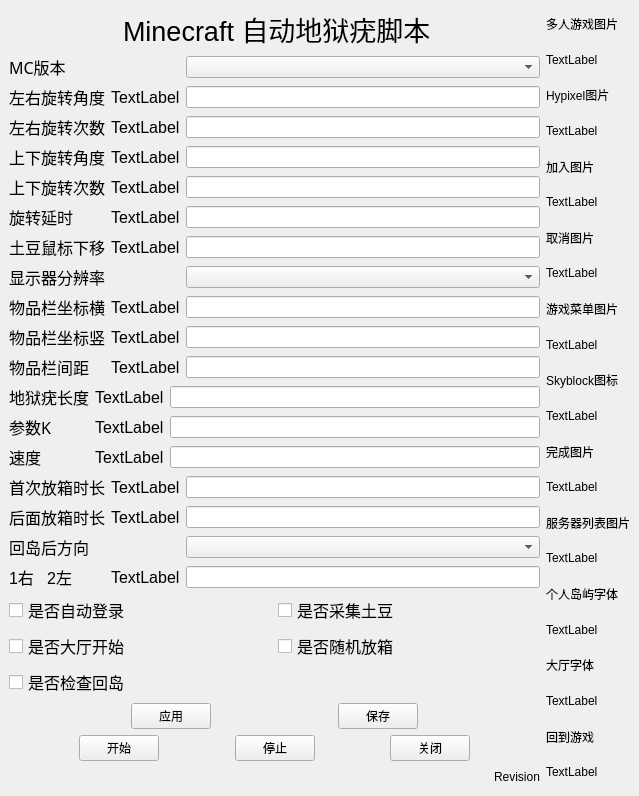
<?xml version="1.0" encoding="UTF-8"?>
<ui version="4.0">
 <class>MainWindow</class>
 <widget class="QMainWindow" name="MainWindow">
  <property name="geometry">
   <rect>
    <x>0</x>
    <y>0</y>
    <width>639</width>
    <height>779</height>
   </rect>
  </property>
  <property name="windowTitle">
   <string>MainWindow</string>
  </property>
  <widget class="QWidget" name="centralwidget">
   <layout class="QHBoxLayout" name="horizontalLayout_4">
    <item>
     <layout class="QVBoxLayout" name="verticalLayout">
      <item>
       <spacer name="verticalSpacer">
        <property name="orientation">
         <enum>Qt::Vertical</enum>
        </property>
        <property name="sizeHint" stdset="0">
         <size>
          <width>20</width>
          <height>40</height>
         </size>
        </property>
       </spacer>
      </item>
      <item>
       <layout class="QHBoxLayout" name="horizontalLayout">
        <item>
         <spacer name="horizontalSpacer">
          <property name="orientation">
           <enum>Qt::Horizontal</enum>
          </property>
          <property name="sizeHint" stdset="0">
           <size>
            <width>40</width>
            <height>20</height>
           </size>
          </property>
         </spacer>
        </item>
        <item>
         <widget class="QLabel" name="label">
          <property name="font">
           <font>
            <pointsize>20</pointsize>
           </font>
          </property>
          <property name="text">
           <string>Minecraft 自动地狱疣脚本</string>
          </property>
          <property name="indent">
           <number>4</number>
          </property>
         </widget>
        </item>
        <item>
         <spacer name="horizontalSpacer_2">
          <property name="orientation">
           <enum>Qt::Horizontal</enum>
          </property>
          <property name="sizeHint" stdset="0">
           <size>
            <width>40</width>
            <height>20</height>
           </size>
          </property>
         </spacer>
        </item>
       </layout>
      </item>
      <item>
       <spacer name="verticalSpacer_2">
        <property name="orientation">
         <enum>Qt::Vertical</enum>
        </property>
        <property name="sizeHint" stdset="0">
         <size>
          <width>20</width>
          <height>40</height>
         </size>
        </property>
       </spacer>
      </item>
      <item>
       <layout class="QGridLayout" name="gridLayout">
        <item row="1" column="1">
         <widget class="QLabel" name="labelLR">
          <property name="font">
           <font>
            <pointsize>12</pointsize>
           </font>
          </property>
          <property name="styleSheet">
           <string notr="true">QLabel{border:2px solid rgb(175, 175, 175)};</string>
          </property>
          <property name="text">
           <string>TextLabel</string>
          </property>
         </widget>
        </item>
        <item row="0" column="0">
         <widget class="QLabel" name="label_11">
          <property name="font">
           <font>
            <family>Kristen ITC</family>
            <pointsize>12</pointsize>
           </font>
          </property>
          <property name="text">
           <string>MC版本</string>
          </property>
         </widget>
        </item>
        <item row="1" column="0">
         <widget class="QLabel" name="label_12">
          <property name="font">
           <font>
            <family>Kristen ITC</family>
            <pointsize>12</pointsize>
           </font>
          </property>
          <property name="text">
           <string>左右旋转角度</string>
          </property>
         </widget>
        </item>
        <item row="5" column="1">
         <widget class="QLabel" name="labelTurnDelay">
          <property name="font">
           <font>
            <pointsize>12</pointsize>
           </font>
          </property>
          <property name="styleSheet">
           <string notr="true">QLabel{border:2px solid rgb(175, 175, 175)};</string>
          </property>
          <property name="text">
           <string>TextLabel</string>
          </property>
         </widget>
        </item>
        <item row="1" column="2">
         <widget class="QLineEdit" name="lineEditLR"/>
        </item>
        <item row="3" column="2">
         <widget class="QLineEdit" name="lineEditUD"/>
        </item>
        <item row="5" column="0">
         <widget class="QLabel" name="label_22">
          <property name="font">
           <font>
            <family>Kristen ITC</family>
            <pointsize>12</pointsize>
           </font>
          </property>
          <property name="text">
           <string>旋转延时</string>
          </property>
         </widget>
        </item>
        <item row="2" column="0">
         <widget class="QLabel" name="label_20">
          <property name="font">
           <font>
            <family>Kristen ITC</family>
            <pointsize>12</pointsize>
           </font>
          </property>
          <property name="text">
           <string>左右旋转次数</string>
          </property>
         </widget>
        </item>
        <item row="4" column="0">
         <widget class="QLabel" name="label_21">
          <property name="font">
           <font>
            <family>Kristen ITC</family>
            <pointsize>12</pointsize>
           </font>
          </property>
          <property name="text">
           <string>上下旋转次数</string>
          </property>
         </widget>
        </item>
        <item row="2" column="2">
         <widget class="QLineEdit" name="lineEditLRNo"/>
        </item>
        <item row="4" column="2">
         <widget class="QLineEdit" name="lineEditUDNo"/>
        </item>
        <item row="5" column="2">
         <widget class="QLineEdit" name="lineEditTurnDelay"/>
        </item>
        <item row="0" column="2">
         <widget class="QComboBox" name="comboBoxVersion"/>
        </item>
        <item row="2" column="1">
         <widget class="QLabel" name="labelLRNo">
          <property name="font">
           <font>
            <pointsize>12</pointsize>
           </font>
          </property>
          <property name="styleSheet">
           <string notr="true">QLabel{border:2px solid rgb(175, 175, 175)};</string>
          </property>
          <property name="text">
           <string>TextLabel</string>
          </property>
         </widget>
        </item>
        <item row="3" column="0">
         <widget class="QLabel" name="label_13">
          <property name="font">
           <font>
            <family>Kristen ITC</family>
            <pointsize>12</pointsize>
           </font>
          </property>
          <property name="text">
           <string>上下旋转角度</string>
          </property>
         </widget>
        </item>
        <item row="4" column="1">
         <widget class="QLabel" name="labelUDNo">
          <property name="font">
           <font>
            <pointsize>12</pointsize>
           </font>
          </property>
          <property name="styleSheet">
           <string notr="true">QLabel{border:2px solid rgb(175, 175, 175)};</string>
          </property>
          <property name="text">
           <string>TextLabel</string>
          </property>
         </widget>
        </item>
        <item row="3" column="1">
         <widget class="QLabel" name="labelUD">
          <property name="font">
           <font>
            <pointsize>12</pointsize>
           </font>
          </property>
          <property name="styleSheet">
           <string notr="true">QLabel{border:2px solid rgb(175, 175, 175)};</string>
          </property>
          <property name="text">
           <string>TextLabel</string>
          </property>
         </widget>
        </item>
        <item row="6" column="0">
         <widget class="QLabel" name="label_7">
          <property name="font">
           <font>
            <pointsize>12</pointsize>
           </font>
          </property>
          <property name="text">
           <string>土豆鼠标下移</string>
          </property>
         </widget>
        </item>
        <item row="6" column="1">
         <widget class="QLabel" name="labelPotato">
          <property name="font">
           <font>
            <pointsize>12</pointsize>
           </font>
          </property>
          <property name="styleSheet">
           <string notr="true">QLabel{border:2px solid rgb(175, 175, 175)};</string>
          </property>
          <property name="text">
           <string>TextLabel</string>
          </property>
         </widget>
        </item>
        <item row="6" column="2">
         <widget class="QLineEdit" name="lineEditPotato"/>
        </item>
       </layout>
      </item>
      <item>
       <layout class="QGridLayout" name="gridLayout_2">
        <item row="3" column="2">
         <widget class="QLineEdit" name="lineEditDist"/>
        </item>
        <item row="3" column="1">
         <widget class="QLabel" name="labelDist">
          <property name="font">
           <font>
            <pointsize>12</pointsize>
           </font>
          </property>
          <property name="styleSheet">
           <string notr="true">QLabel{border:2px solid rgb(175, 175, 175)};</string>
          </property>
          <property name="text">
           <string>TextLabel</string>
          </property>
         </widget>
        </item>
        <item row="1" column="1">
         <widget class="QLabel" name="labelFirstX">
          <property name="font">
           <font>
            <pointsize>12</pointsize>
           </font>
          </property>
          <property name="styleSheet">
           <string notr="true">QLabel{border:2px solid rgb(175, 175, 175)};</string>
          </property>
          <property name="text">
           <string>TextLabel</string>
          </property>
         </widget>
        </item>
        <item row="0" column="2">
         <widget class="QComboBox" name="comboBoxDisplay"/>
        </item>
        <item row="2" column="2">
         <widget class="QLineEdit" name="lineEditFirstY"/>
        </item>
        <item row="2" column="0">
         <widget class="QLabel" name="label_4">
          <property name="font">
           <font>
            <pointsize>12</pointsize>
           </font>
          </property>
          <property name="text">
           <string>物品栏坐标竖</string>
          </property>
         </widget>
        </item>
        <item row="1" column="0">
         <widget class="QLabel" name="label_18">
          <property name="font">
           <font>
            <family>Kristen ITC</family>
            <pointsize>12</pointsize>
           </font>
          </property>
          <property name="text">
           <string>物品栏坐标横</string>
          </property>
         </widget>
        </item>
        <item row="0" column="0">
         <widget class="QLabel" name="label_17">
          <property name="font">
           <font>
            <family>Kristen ITC</family>
            <pointsize>12</pointsize>
           </font>
          </property>
          <property name="text">
           <string>显示器分辨率</string>
          </property>
         </widget>
        </item>
        <item row="2" column="1">
         <widget class="QLabel" name="labelFirstY">
          <property name="font">
           <font>
            <pointsize>12</pointsize>
           </font>
          </property>
          <property name="styleSheet">
           <string notr="true">QLabel{border:2px solid rgb(175, 175, 175)};</string>
          </property>
          <property name="text">
           <string>TextLabel</string>
          </property>
         </widget>
        </item>
        <item row="3" column="0">
         <widget class="QLabel" name="label_19">
          <property name="font">
           <font>
            <family>Kristen ITC</family>
            <pointsize>12</pointsize>
           </font>
          </property>
          <property name="text">
           <string>物品栏间距</string>
          </property>
         </widget>
        </item>
        <item row="1" column="2">
         <widget class="QLineEdit" name="lineEditFirstX"/>
        </item>
       </layout>
      </item>
      <item>
       <layout class="QGridLayout" name="gridLayout_3">
        <item row="0" column="0">
         <widget class="QLabel" name="label_14">
          <property name="font">
           <font>
            <family>Kristen ITC</family>
            <pointsize>12</pointsize>
           </font>
          </property>
          <property name="text">
           <string>地狱疣长度</string>
          </property>
         </widget>
        </item>
        <item row="0" column="1">
         <widget class="QLabel" name="labelStoneBlock">
          <property name="font">
           <font>
            <pointsize>12</pointsize>
           </font>
          </property>
          <property name="styleSheet">
           <string notr="true">QLabel{border:2px solid rgb(175, 175, 175)};</string>
          </property>
          <property name="text">
           <string>TextLabel</string>
          </property>
         </widget>
        </item>
        <item row="1" column="2">
         <widget class="QLineEdit" name="lineEditSpeedK"/>
        </item>
        <item row="2" column="0">
         <widget class="QLabel" name="label_16">
          <property name="font">
           <font>
            <family>Kristen ITC</family>
            <pointsize>12</pointsize>
           </font>
          </property>
          <property name="text">
           <string>速度</string>
          </property>
         </widget>
        </item>
        <item row="2" column="2">
         <widget class="QLineEdit" name="lineEditSpeed"/>
        </item>
        <item row="1" column="0">
         <widget class="QLabel" name="label_15">
          <property name="font">
           <font>
            <family>Kristen ITC</family>
            <pointsize>12</pointsize>
           </font>
          </property>
          <property name="text">
           <string>参数K</string>
          </property>
         </widget>
        </item>
        <item row="2" column="1">
         <widget class="QLabel" name="labelSpeed">
          <property name="font">
           <font>
            <pointsize>12</pointsize>
           </font>
          </property>
          <property name="styleSheet">
           <string notr="true">QLabel{border:2px solid rgb(175, 175, 175)};</string>
          </property>
          <property name="text">
           <string>TextLabel</string>
          </property>
         </widget>
        </item>
        <item row="1" column="1">
         <widget class="QLabel" name="labelSpeedK">
          <property name="font">
           <font>
            <pointsize>12</pointsize>
           </font>
          </property>
          <property name="styleSheet">
           <string notr="true">QLabel{border:2px solid rgb(175, 175, 175)};</string>
          </property>
          <property name="text">
           <string>TextLabel</string>
          </property>
         </widget>
        </item>
        <item row="0" column="2">
         <widget class="QLineEdit" name="lineEditStoneBlock"/>
        </item>
       </layout>
      </item>
      <item>
       <layout class="QGridLayout" name="gridLayout_4">
        <item row="0" column="0">
         <widget class="QLabel" name="label_2">
          <property name="font">
           <font>
            <pointsize>12</pointsize>
           </font>
          </property>
          <property name="text">
           <string>首次放箱时长</string>
          </property>
         </widget>
        </item>
        <item row="1" column="1">
         <widget class="QLabel" name="labelSecondTime">
          <property name="font">
           <font>
            <pointsize>12</pointsize>
           </font>
          </property>
          <property name="styleSheet">
           <string notr="true">QLabel{border:2px solid rgb(175, 175, 175)};</string>
          </property>
          <property name="text">
           <string>TextLabel</string>
          </property>
         </widget>
        </item>
        <item row="0" column="2">
         <widget class="QLineEdit" name="lineEditFirstTime"/>
        </item>
        <item row="1" column="2">
         <widget class="QLineEdit" name="lineEditSecondTime"/>
        </item>
        <item row="1" column="0">
         <widget class="QLabel" name="label_3">
          <property name="font">
           <font>
            <pointsize>12</pointsize>
           </font>
          </property>
          <property name="text">
           <string>后面放箱时长</string>
          </property>
         </widget>
        </item>
        <item row="0" column="1">
         <widget class="QLabel" name="labelFirstTime">
          <property name="font">
           <font>
            <pointsize>12</pointsize>
           </font>
          </property>
          <property name="styleSheet">
           <string notr="true">QLabel{border:2px solid rgb(175, 175, 175)};</string>
          </property>
          <property name="text">
           <string>TextLabel</string>
          </property>
         </widget>
        </item>
        <item row="2" column="0">
         <widget class="QLabel" name="label_5">
          <property name="font">
           <font>
            <pointsize>12</pointsize>
           </font>
          </property>
          <property name="text">
           <string>回岛后方向</string>
          </property>
         </widget>
        </item>
        <item row="2" column="2">
         <widget class="QComboBox" name="comboBoxDirection"/>
        </item>
        <item row="3" column="1">
         <widget class="QLabel" name="labelDirection">
          <property name="font">
           <font>
            <pointsize>12</pointsize>
           </font>
          </property>
          <property name="styleSheet">
           <string notr="true">QLabel{border:2px solid rgb(175, 175, 175)};</string>
          </property>
          <property name="text">
           <string>TextLabel</string>
          </property>
         </widget>
        </item>
        <item row="3" column="2">
         <widget class="QLineEdit" name="lineEditDirection"/>
        </item>
        <item row="3" column="0">
         <widget class="QLabel" name="label_6">
          <property name="font">
           <font>
            <pointsize>12</pointsize>
           </font>
          </property>
          <property name="text">
           <string>1右   2左</string>
          </property>
         </widget>
        </item>
       </layout>
      </item>
      <item>
       <layout class="QGridLayout" name="gridLayout_5">
        <item row="2" column="0">
         <widget class="QCheckBox" name="checkBoxIsland">
          <property name="font">
           <font>
            <pointsize>12</pointsize>
           </font>
          </property>
          <property name="text">
           <string>是否检查回岛</string>
          </property>
         </widget>
        </item>
        <item row="0" column="0">
         <widget class="QCheckBox" name="checkBoxLogin">
          <property name="font">
           <font>
            <pointsize>12</pointsize>
           </font>
          </property>
          <property name="text">
           <string>是否自动登录</string>
          </property>
         </widget>
        </item>
        <item row="1" column="0">
         <widget class="QCheckBox" name="checkBoxHUB">
          <property name="font">
           <font>
            <pointsize>12</pointsize>
           </font>
          </property>
          <property name="text">
           <string>是否大厅开始</string>
          </property>
         </widget>
        </item>
        <item row="0" column="1">
         <widget class="QCheckBox" name="checkBoxPotato">
          <property name="font">
           <font>
            <pointsize>12</pointsize>
           </font>
          </property>
          <property name="text">
           <string>是否采集土豆</string>
          </property>
         </widget>
        </item>
        <item row="1" column="1">
         <widget class="QCheckBox" name="checkBoxPutChest">
          <property name="font">
           <font>
            <pointsize>12</pointsize>
           </font>
          </property>
          <property name="text">
           <string>是否随机放箱</string>
          </property>
         </widget>
        </item>
       </layout>
      </item>
      <item>
       <layout class="QHBoxLayout" name="horizontalLayout_2">
        <item>
         <spacer name="horizontalSpacer_4">
          <property name="orientation">
           <enum>Qt::Horizontal</enum>
          </property>
          <property name="sizeHint" stdset="0">
           <size>
            <width>40</width>
            <height>20</height>
           </size>
          </property>
         </spacer>
        </item>
        <item>
         <widget class="QPushButton" name="pushButtonApply">
          <property name="text">
           <string>应用</string>
          </property>
         </widget>
        </item>
        <item>
         <spacer name="horizontalSpacer_7">
          <property name="orientation">
           <enum>Qt::Horizontal</enum>
          </property>
          <property name="sizeHint" stdset="0">
           <size>
            <width>40</width>
            <height>20</height>
           </size>
          </property>
         </spacer>
        </item>
        <item>
         <widget class="QPushButton" name="pushButtonSave">
          <property name="text">
           <string>保存</string>
          </property>
         </widget>
        </item>
        <item>
         <spacer name="horizontalSpacer_3">
          <property name="orientation">
           <enum>Qt::Horizontal</enum>
          </property>
          <property name="sizeHint" stdset="0">
           <size>
            <width>40</width>
            <height>20</height>
           </size>
          </property>
         </spacer>
        </item>
       </layout>
      </item>
      <item>
       <spacer name="verticalSpacer_5">
        <property name="orientation">
         <enum>Qt::Vertical</enum>
        </property>
        <property name="sizeHint" stdset="0">
         <size>
          <width>20</width>
          <height>40</height>
         </size>
        </property>
       </spacer>
      </item>
      <item>
       <layout class="QHBoxLayout" name="horizontalLayout_17">
        <item>
         <spacer name="horizontalSpacer_5">
          <property name="orientation">
           <enum>Qt::Horizontal</enum>
          </property>
          <property name="sizeHint" stdset="0">
           <size>
            <width>40</width>
            <height>20</height>
           </size>
          </property>
         </spacer>
        </item>
        <item>
         <widget class="QPushButton" name="pushButtonStart">
          <property name="text">
           <string>开始</string>
          </property>
         </widget>
        </item>
        <item>
         <spacer name="horizontalSpacer_18">
          <property name="orientation">
           <enum>Qt::Horizontal</enum>
          </property>
          <property name="sizeHint" stdset="0">
           <size>
            <width>40</width>
            <height>20</height>
           </size>
          </property>
         </spacer>
        </item>
        <item>
         <widget class="QPushButton" name="pushButtonStop">
          <property name="text">
           <string>停止</string>
          </property>
         </widget>
        </item>
        <item>
         <spacer name="horizontalSpacer_19">
          <property name="orientation">
           <enum>Qt::Horizontal</enum>
          </property>
          <property name="sizeHint" stdset="0">
           <size>
            <width>40</width>
            <height>20</height>
           </size>
          </property>
         </spacer>
        </item>
        <item>
         <widget class="QPushButton" name="pushButtonClose">
          <property name="text">
           <string>关闭</string>
          </property>
         </widget>
        </item>
        <item>
         <spacer name="horizontalSpacer_6">
          <property name="orientation">
           <enum>Qt::Horizontal</enum>
          </property>
          <property name="sizeHint" stdset="0">
           <size>
            <width>40</width>
            <height>20</height>
           </size>
          </property>
         </spacer>
        </item>
       </layout>
      </item>
      <item>
       <layout class="QHBoxLayout" name="horizontalLayout_3">
        <item>
         <spacer name="horizontalSpacer_8">
          <property name="orientation">
           <enum>Qt::Horizontal</enum>
          </property>
          <property name="sizeHint" stdset="0">
           <size>
            <width>40</width>
            <height>20</height>
           </size>
          </property>
         </spacer>
        </item>
        <item>
         <widget class="QLabel" name="labelRevsion">
          <property name="text">
           <string>Revision</string>
          </property>
         </widget>
        </item>
       </layout>
      </item>
     </layout>
    </item>
    <item>
     <layout class="QVBoxLayout" name="verticalLayout_2">
      <item>
       <widget class="QLabel" name="labelMut">
        <property name="text">
         <string>多人游戏图片</string>
        </property>
       </widget>
      </item>
      <item>
       <widget class="QLabel" name="labelMutD">
        <property name="text">
         <string>TextLabel</string>
        </property>
       </widget>
      </item>
      <item>
       <widget class="QLabel" name="labelHyp">
        <property name="text">
         <string>Hypixel图片</string>
        </property>
       </widget>
      </item>
      <item>
       <widget class="QLabel" name="labelHypD">
        <property name="text">
         <string>TextLabel</string>
        </property>
       </widget>
      </item>
      <item>
       <widget class="QLabel" name="labelJon">
        <property name="text">
         <string>加入图片</string>
        </property>
       </widget>
      </item>
      <item>
       <widget class="QLabel" name="labelJonD">
        <property name="text">
         <string>TextLabel</string>
        </property>
       </widget>
      </item>
      <item>
       <widget class="QLabel" name="labelCan">
        <property name="text">
         <string>取消图片</string>
        </property>
       </widget>
      </item>
      <item>
       <widget class="QLabel" name="labelCanD">
        <property name="text">
         <string>TextLabel</string>
        </property>
       </widget>
      </item>
      <item>
       <widget class="QLabel" name="labelGam">
        <property name="text">
         <string>游戏菜单图片</string>
        </property>
       </widget>
      </item>
      <item>
       <widget class="QLabel" name="labelGamD">
        <property name="text">
         <string>TextLabel</string>
        </property>
       </widget>
      </item>
      <item>
       <widget class="QLabel" name="labelSky">
        <property name="text">
         <string>Skyblock图标</string>
        </property>
       </widget>
      </item>
      <item>
       <widget class="QLabel" name="labelSkyD">
        <property name="text">
         <string>TextLabel</string>
        </property>
       </widget>
      </item>
      <item>
       <widget class="QLabel" name="labelDon">
        <property name="text">
         <string>完成图片</string>
        </property>
       </widget>
      </item>
      <item>
       <widget class="QLabel" name="labelDonD">
        <property name="text">
         <string>TextLabel</string>
        </property>
       </widget>
      </item>
      <item>
       <widget class="QLabel" name="labelSer">
        <property name="text">
         <string>服务器列表图片</string>
        </property>
       </widget>
      </item>
      <item>
       <widget class="QLabel" name="labelSerD">
        <property name="text">
         <string>TextLabel</string>
        </property>
       </widget>
      </item>
      <item>
       <widget class="QLabel" name="labelIsl">
        <property name="text">
         <string>个人岛屿字体</string>
        </property>
       </widget>
      </item>
      <item>
       <widget class="QLabel" name="labelIslD">
        <property name="text">
         <string>TextLabel</string>
        </property>
       </widget>
      </item>
      <item>
       <widget class="QLabel" name="labelVil">
        <property name="text">
         <string>大厅字体</string>
        </property>
       </widget>
      </item>
      <item>
       <widget class="QLabel" name="labelVilD">
        <property name="text">
         <string>TextLabel</string>
        </property>
       </widget>
      </item>
      <item>
       <widget class="QLabel" name="labelBack">
        <property name="text">
         <string>回到游戏</string>
        </property>
       </widget>
      </item>
      <item>
       <widget class="QLabel" name="labelBackD">
        <property name="text">
         <string>TextLabel</string>
        </property>
       </widget>
      </item>
     </layout>
    </item>
   </layout>
  </widget>
 </widget>
 <tabstops>
  <tabstop>comboBoxVersion</tabstop>
  <tabstop>lineEditLR</tabstop>
  <tabstop>lineEditLRNo</tabstop>
  <tabstop>lineEditUD</tabstop>
  <tabstop>lineEditUDNo</tabstop>
  <tabstop>lineEditTurnDelay</tabstop>
  <tabstop>lineEditPotato</tabstop>
  <tabstop>comboBoxDisplay</tabstop>
  <tabstop>lineEditFirstX</tabstop>
  <tabstop>lineEditFirstY</tabstop>
  <tabstop>lineEditDist</tabstop>
  <tabstop>lineEditStoneBlock</tabstop>
  <tabstop>lineEditSpeedK</tabstop>
  <tabstop>lineEditSpeed</tabstop>
  <tabstop>lineEditFirstTime</tabstop>
  <tabstop>lineEditSecondTime</tabstop>
  <tabstop>comboBoxDirection</tabstop>
  <tabstop>lineEditDirection</tabstop>
  <tabstop>checkBoxLogin</tabstop>
  <tabstop>checkBoxPotato</tabstop>
  <tabstop>checkBoxHUB</tabstop>
  <tabstop>checkBoxPutChest</tabstop>
  <tabstop>checkBoxIsland</tabstop>
  <tabstop>pushButtonApply</tabstop>
  <tabstop>pushButtonSave</tabstop>
  <tabstop>pushButtonStart</tabstop>
  <tabstop>pushButtonStop</tabstop>
  <tabstop>pushButtonClose</tabstop>
 </tabstops>
 <resources/>
 <connections/>
</ui>
